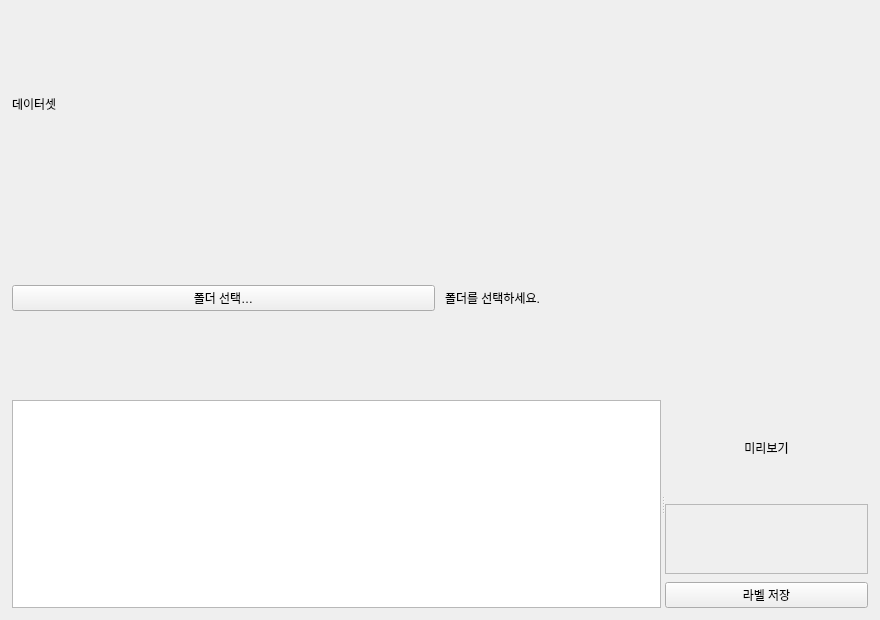
<?xml version="1.0" encoding="UTF-8"?>
<ui version="4.0">
 <class>DatasetPage</class>
 <widget class="QWidget" name="DatasetPage">
  <property name="geometry">
   <rect>
    <x>0</x>
    <y>0</y>
    <width>880</width>
    <height>620</height>
   </rect>
  </property>
  <layout class="QVBoxLayout" name="outerVerticalLayout">
   <property name="spacing">
    <number>10</number>
   </property>
   <property name="leftMargin">
    <number>12</number>
   </property>
   <property name="topMargin">
    <number>12</number>
   </property>
   <property name="rightMargin">
    <number>12</number>
   </property>
   <property name="bottomMargin">
    <number>12</number>
   </property>
   <item>
    <widget class="QLabel" name="pageTitleLabel">
     <property name="text">
      <string>데이터셋</string>
     </property>
    </widget>
   </item>
   <item>
    <layout class="QHBoxLayout" name="topBarLayout">
     <item>
      <widget class="QPushButton" name="browseFolderButton">
       <property name="text">
        <string>폴더 선택…</string>
       </property>
      </widget>
     </item>
     <item>
      <widget class="QLabel" name="folderPathLabel">
       <property name="text">
        <string>폴더를 선택하세요.</string>
       </property>
       <property name="wordWrap">
        <bool>false</bool>
       </property>
      </widget>
     </item>
    </layout>
   </item>
   <item>
    <widget class="QSplitter" name="mainSplitter">
     <property name="orientation">
      <enum>Qt::Horizontal</enum>
     </property>
     <widget class="QListWidget" name="imageListWidget">
      <property name="minimumSize">
       <size>
        <width>200</width>
        <height>0</height>
       </size>
      </property>
     </widget>
     <widget class="QWidget" name="rightPanel">
      <layout class="QVBoxLayout" name="rightPanelLayout">
       <property name="spacing">
        <number>8</number>
       </property>
       <property name="leftMargin">
        <number>0</number>
       </property>
       <property name="topMargin">
        <number>0</number>
       </property>
       <property name="rightMargin">
        <number>0</number>
       </property>
       <property name="bottomMargin">
        <number>0</number>
       </property>
       <item>
        <widget class="QLabel" name="imagePreviewLabel">
         <property name="minimumSize">
          <size>
           <width>0</width>
           <height>96</height>
          </size>
         </property>
         <property name="alignment">
          <set>Qt::AlignCenter</set>
         </property>
         <property name="text">
          <string>미리보기</string>
         </property>
         <property name="scaledContents">
          <bool>false</bool>
         </property>
        </widget>
       </item>
       <item>
        <widget class="QScrollArea" name="featureScrollArea">
         <property name="widgetResizable">
          <bool>true</bool>
         </property>
         <widget class="QWidget" name="featureFormHost">
          <property name="geometry">
           <rect>
            <x>0</x>
            <y>0</y>
            <width>400</width>
            <height>240</height>
           </rect>
          </property>
         </widget>
        </widget>
       </item>
       <item>
        <widget class="QPushButton" name="saveLabelButton">
         <property name="text">
          <string>라벨 저장</string>
         </property>
        </widget>
       </item>
      </layout>
     </widget>
    </widget>
   </item>
  </layout>
 </widget>
 <resources/>
 <connections/>
</ui>
